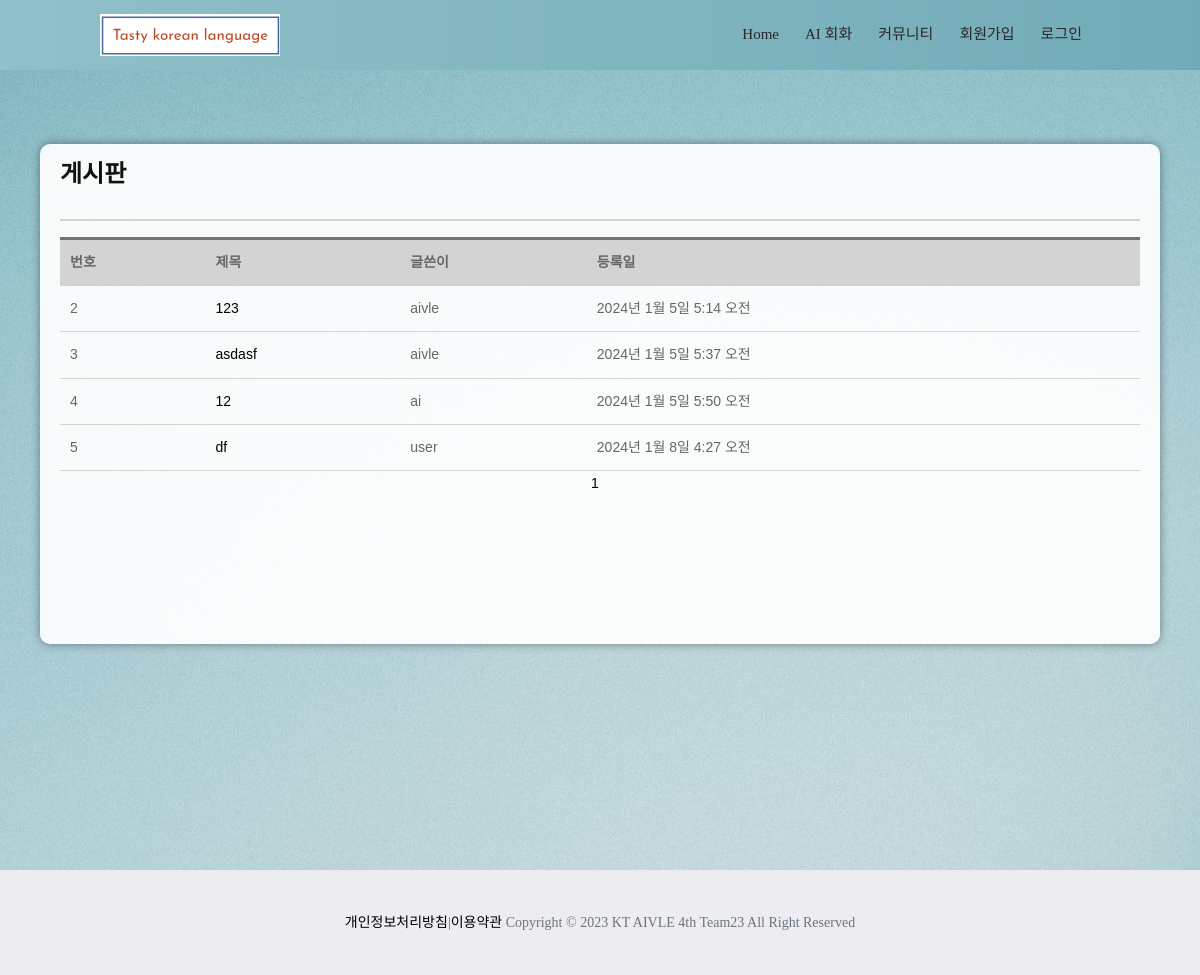
/community/, run on the app's committed database.
### community/models.py (models this page shows, shortened)
class Post(models.Model):
    title = models.CharField(max_length=40, default = '')
    contents = models.TextField()
    create_date = models.DateTimeField(auto_now_add=True)
    like_count = models.PositiveIntegerField(default=0) # 양수입력 필드
    writer = models.ForeignKey(settings.AUTH_USER_MODEL, on_delete=models.CASCADE, default = '') # on_delete : User가 delete 될 때 게시글을 어떻게 설정한 것인지에 대해 설정 1. 게시글 같이 지우기(CASCADE) 2. 없는 값으로 해서 게시글은 남겨두기

### accounts/models.py (models this page shows)
class User(AbstractUser):
    LANGUAGE_CHOICES = (
        ("en", "English"),
        ("ko", "Korean"),
        ("zh", "Chinese"),
        ("ja", "Japanese"),
    )
    language = models.CharField(choices=LANGUAGE_CHOICES, max_length=2, default="en")

### community/views.py (the view)
# urls.py: path('', views.show_list, name='index'),
def show_list(request):
    tmp_list = Post.objects.all()
    page = request.GET.get('page',1)
    paginator = Paginator(tmp_list, 10)
    page = paginator.get_page(int(page))
    start_page = page.number // 10 * 10
    if page.number // 10 != paginator.num_pages // 10:
        last_page = start_page + 10
    else:
        last_page = start_page + paginator.num_pages % 10
    pages = [i for i in range(start_page+1, last_page+1)]
    contents = {
        'page_obj' : page,
        'page_paginator' : paginator,
        'pages' : pages,
    }
    return render(request, 'community/community_list.html', contents)

### community/templates/community/community_list.html (shortened to what this page needs)
{% extends 'base.html' %}
{% load static %}
{% block extrahead %}
<link rel="stylesheet" href="{% static 'css/community.css' %}">
{% endblock extrahead %}
{% block content %}
    <div class = "content">
        <div class = "header">
            <h1>게시판</h1>
            <hr class ="hr1" noshade>
        </div>
        <div class = 'container-com'>
            <table class = 'community-table'>
                <thead class = 'community-table-thead'>
                    <tr>
                        <th>번호</th>
                        <th>제목</th>
                        <th>글쓴이</th>
                        <th>등록일</th>
                    </tr>
                </thead>
                <tbody class = 'community-table-tbody'>
                    {% for obj in page_obj %}
                        <tr>
                            <td>{{obj.pk}}</td>
                            <td><a href="{% url 'community:detail' obj.pk %}">{{obj.title}}</a></td>
                            <td>{{obj.writer}}</td>
                            <td>{{obj.create_date}}</td>
                        </tr>
                    {% endfor %}
                </tbody>
            </table>
        </div>
        <div class = 'com-number'>
            <ul>
                {% for page in pages %}
                    <li><a href ="?page={{page}}">{{page}}</a></li>
                {% endfor %}
            </ul>
        </div>
    </div>
{% endblock content %}

### templates/base.html (shortened to what this page needs)
{% load static %}
<!DOCTYPE html>
<html lang="en">
<head>
	<link rel="stylesheet" type="text/css" href="{% static 'css/bootstrap.min.css' %}">
	<link rel="stylesheet" type="text/css" href="{% static 'css/style.css' %}">
	<link rel="stylesheet" href="{% static 'css/responsive.css' %}">
	<link rel="stylesheet" href="{% static 'css/jquery.mCustomScrollbar.min.css' %}">
	<link rel="stylesheet" href="https://netdna.bootstrapcdn.com/font-awesome/4.0.3/css/font-awesome.css">
    {% block extrahead %}{% endblock extrahead %}
</head>
<body>
	<div class="header_section">
		<div class="container-fluid">
            <nav class="navbar navbar-expand-lg navbar-light">
                <div class="logo"><a href="{% url 'home' %}"><img src="{% static 'img/test10.png' %}"></a></div>
                <div class="collapse navbar-collapse justify-content-end" id="navbarNav">
                    <ul class="navbar-nav">
                        <li class="nav-item">
                            <a class="nav-link" aria-current="page" href="{% url 'home' %}">Home</a>
                        </li>
                        <li class="nav-item">
                            <a class="nav-link" href="{% url 'aichat:chatsetting' %}">AI 회화</a>
                        </li>
                        <li class="nav-item">
                            <a class="nav-link" href="{% url 'community:index' %}">커뮤니티</a>
                        </li>
                        {% if not user.is_authenticated %}
                            <li class="nav-item">
                                <a class="nav-link" href="{% url 'signup_consent' %}">회원가입</a>
                            </li>
                            <li class="nav-item">
                                <a class="nav-link" href="{% url 'login' %}">로그인</a>
                            </li>
                        {% endif %}
                    </ul>
                </div>
            </nav>
		</div>
	</div>
	<div class="main_section layout_padding">
		<div class="container">
			{% block content %}
            {% endblock content %}
		</div>
	</div>
	<div class="footer_section layout_padding">
		<div class="container">
            <div class="footer_main">
                <a href="#" onclick="openPrivacyPopup()">개인정보처리방침</a><span>|</span><a href="#" onclick="openServicePopup()">이용약관</a>
                <span class="text-muted">Copyright © 2023 KT AIVLE 4th Team23 All Right Reserved</span>
            </div>
		</div>
	</div>
</body>
</html>

### tasty_korean_language/static/css/style.css (style rules this page uses)
* { box-sizing: border-box !important; transition: ease all 0.5s; }
html { scroll-behavior: smooth; }
body { color: #666666; font-size: 14px; font-family: Raleway; line-height: 1.80857; font-weight: normal; overflow-x: hidden; }
a { color: #1f1f1f; text-decoration: none !important; outline: none !important; -webkit-transition: all .3s ease-in-out; -moz-transition: all .3s ease-in-out; -ms-transition: all .3s ease-in-out; -o-transition: all .3s ease-in-out; transition: all .3s ease-in-out; }
h1, h2, h3, h4, h5, h6 { letter-spacing: 0; font-weight: normal; position: relative; padding: 0 0 10px 0; font-weight: normal; line-height: normal; color: #111111; margin: 0 }
h1 { font-size: 24px }
*, *::after, *::before { -webkit-box-sizing: border-box; -moz-box-sizing: border-box; box-sizing: border-box; }
ul, li, ol { margin: 0px; padding: 0px; list-style: none; }
a { color: #222222; text-decoration: none; outline: none !important; }
a, .btn { text-decoration: none !important; outline: none !important; -webkit-transition: all .3s ease-in-out; -moz-transition: all .3s ease-in-out; -ms-transition: all .3s ease-in-out; -o-transition: all .3s ease-in-out; transition: all .3s ease-in-out; }
img { max-width: 100%; height: auto; }
.logo { width: fit-content; float: left; }
.navbar-light .navbar-nav .nav-link { color: #282828; font-size: 15px; }
.footer_section { width: 100%; float: left; height: auto; background-color: rgba(232, 232, 238, 0.8); backdrop-filter: blur(5px); }
.footer_main { width: 70%; margin: 0 auto; text-align: center; position: relative; z-index: 1; }
body { color:#666666; font-size: 14px; font-family: 'Raleway'; line-height: 1.80857; font-weight: normal; overflow-x: hidden; }
.container { max-width: 1200px; margin: auto; border-radius: 10px; padding: 40px; overflow: hidden; }
.navbar { background-image: linear-gradient(to right, #90C0CA, #72ABB6); color: white; display: flex; justify-content: space-between; padding: 15px 100px; width: 100%; margin: 0 auto; position: fixed; top: 0; left: 50%; transform: translateX(-50%); z-index: 1000; height: 70px; }
.navbar .logo { font-weight: bold; font-size: 1.2em; }
h1, h2, h3 { font-weight: 700; margin-bottom: 20px; }
:root { --blue: #007bff; --indigo: #6610f2; --purple: #6f42c1; --pink: #e83e8c; --red: #dc3545; --orange: #fd7e14; --yellow: #ffc107; --green: #28a745; --teal: #20c997; --cyan: #17a2b8; --white: #fff; --gray: #6c757d; --gray-dark: #343a40; --primary: #007bff; --secondary: #6c757d; --success: #28a745; --info: #17a2b8; --warning: #ffc107; --danger: #dc3545; --light: #f8f9fa; --dark: #343a40; --breakpoint-xs: 0; --breakpoint-sm: 576px; --breakpoint-md: 768px; --breakpoint-lg: 992px; --breakpoint-xl: 1200px; --font-family-sans-serif: -apple-system,BlinkMacSystemFont,"Segoe UI",Roboto,"Helvetica Neue",Arial,sans-serif,"Apple Color Emoji","Segoe UI Emoji","Segoe UI Symbol"; --font-family-monospace: SFMono-Regular,Menlo,Monaco,Consolas,"Liberation Mono","Courier New",monospace; }
.main_section { background-image: url('/static/img/bg30.jpg'); margin-top: 70px; min-height: 100vh; height: 100%; width: 100%; position: relative; overflow: hidden; background-attachment: fixed; background-position: center; background-size: cover; background-repeat: repeat; }

### community/static/css/community.css (style rules this page uses)
* { margin: 0; padding: 0; }
.content { background: rgba(255, 255, 255, 0.92); font-family: Arial; overflow: hidden; border-radius: 10px; box-shadow: 0px 0px 10px 0px rgba(0, 0, 0, 0.4); margin-top: 3%; margin-left: 0%; padding: 10px 20px; width: 100%; min-height: 500px; }
h1 { font-weight: border; font-size : 65; }
.hr1 { border: 0; height: 2px; background: #d3d3d3; }
table { width: 100%; border-top: 1px solid #d3d3d3; border-collapse: collapse; }
th { background-color: #d3d3d3 ; border-top: 3px solid #727272; }
th, td { border-bottom: 1px solid #d3d3d3; padding: 10px; }
a { color:black; text-decoration-line : none; }
ul { list-style: none; padding: 0; text-align: center; }
li { display: inline; margin-right: 10px; }

### tasty_korean_language/static/css/icomoon.css (style rules this page uses)
body { background: #fff; }

### data on the page
Post: pk "2", title "123", writer "aivle", create_date "2024년 1월 5일 5:14 오전"
Post: pk "3", title "asdasf", writer "aivle", create_date "2024년 1월 5일 5:37 오전"
Post: pk "4", title "12", writer "ai", create_date "2024년 1월 5일 5:50 오전"
Post: pk "5", title "df", writer "user", create_date "2024년 1월 8일 4:27 오전"

### other printed values
{{ page }} "1"
